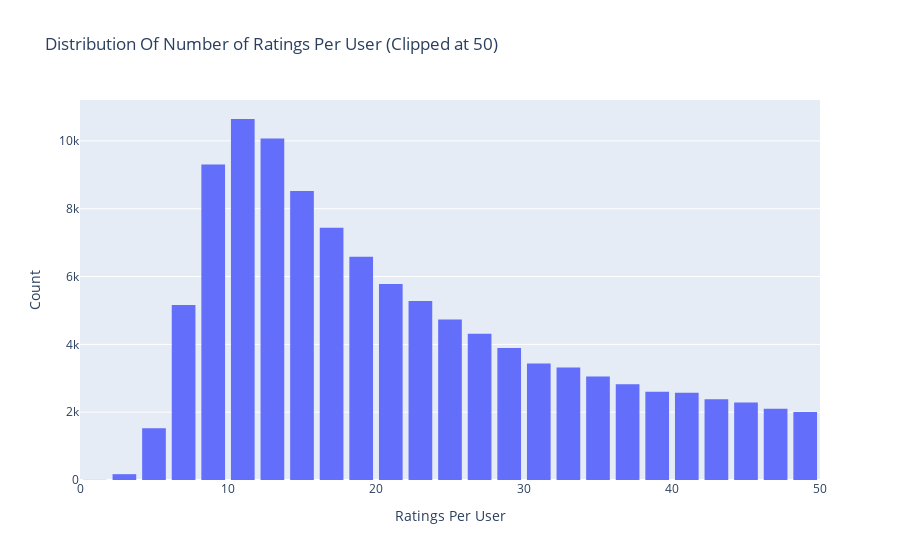

Here is the notebook cell this chart was saved with:
### Markdown cell above
# Distribution of ratings per user.

### Code cell
# Number of ratings per user
data = train.groupby('userId')['rating'].count().clip(upper=50)

# Create trace
trace = go.Histogram(x = data.values,
                     name = 'Ratings',
                     xbins = dict(start = 0,
                                  end = 50,
                                  size = 2))
# Create layout
layout = go.Layout(title = 'Distribution Of Number of Ratings Per User (Clipped at 50)',
                   xaxis = dict(title = 'Ratings Per User'),
                   yaxis = dict(title = 'Count'),
                   bargap = 0.2)

# Create plot
fig = go.Figure(data=[trace], layout=layout)
iplot(fig)

### Figure 1 — Plotly figure (JSON) as saved in the notebook; plotly's stock layout.template omitted (floating-point values rounded to 4 significant figures; data arrays with more than 128 entries replaced by an {"elided": "..."} marker saying what was removed)
{"data": [{"name": "Ratings", "type": "histogram", "x": {"elided": "162541 int values"}, "xbins": {"end": 50, "size": 2, "start": 0}}], "layout": {"bargap": 0.2, "title": {"text": "Distribution Of Number of Ratings Per User (Clipped at 50)"}, "xaxis": {"title": {"text": "Ratings Per User"}}, "yaxis": {"title": {"text": "Count"}}}}
